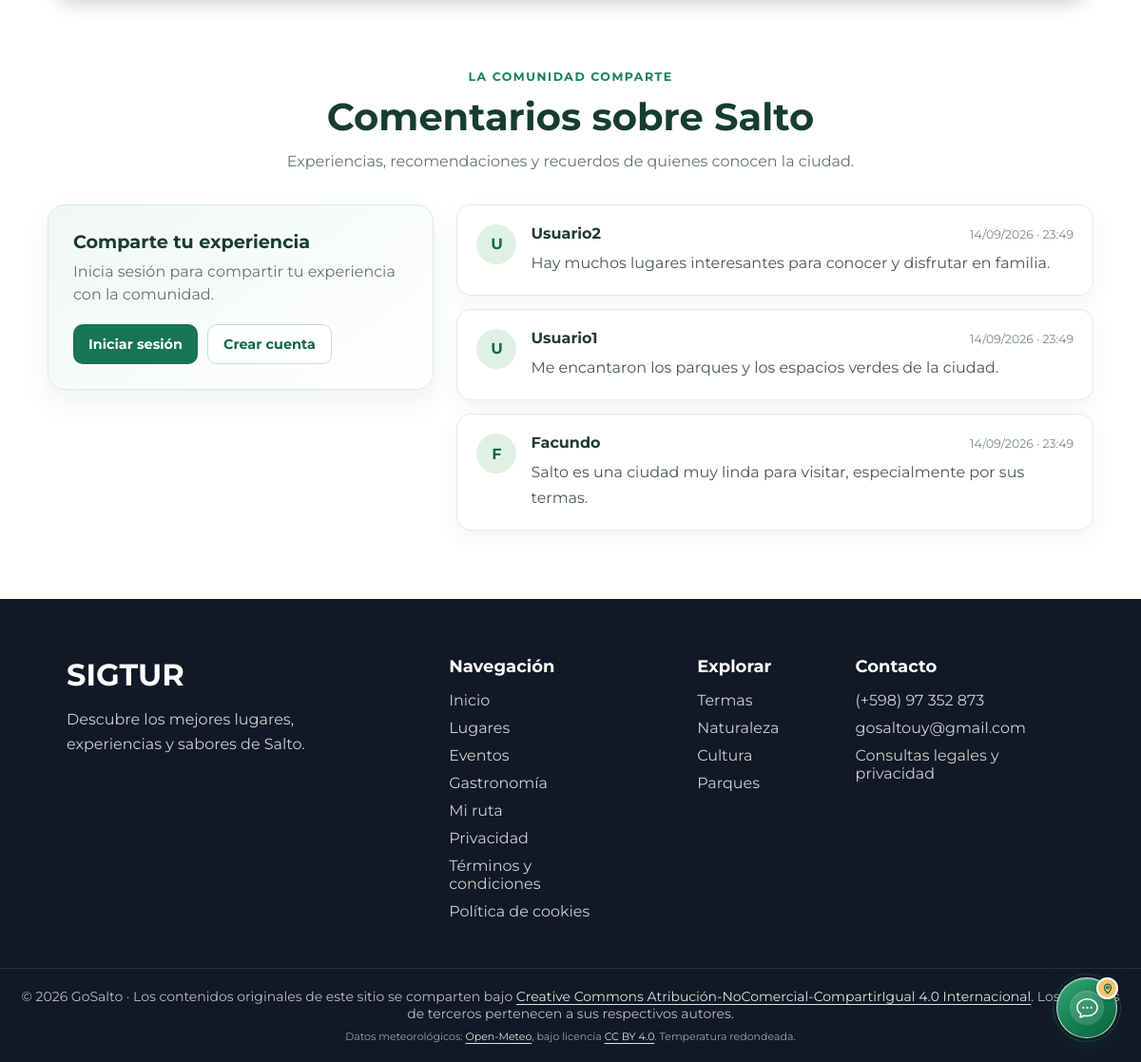
Before: /pages/gastronomia/locales-top.php (lower part) with the older database file.
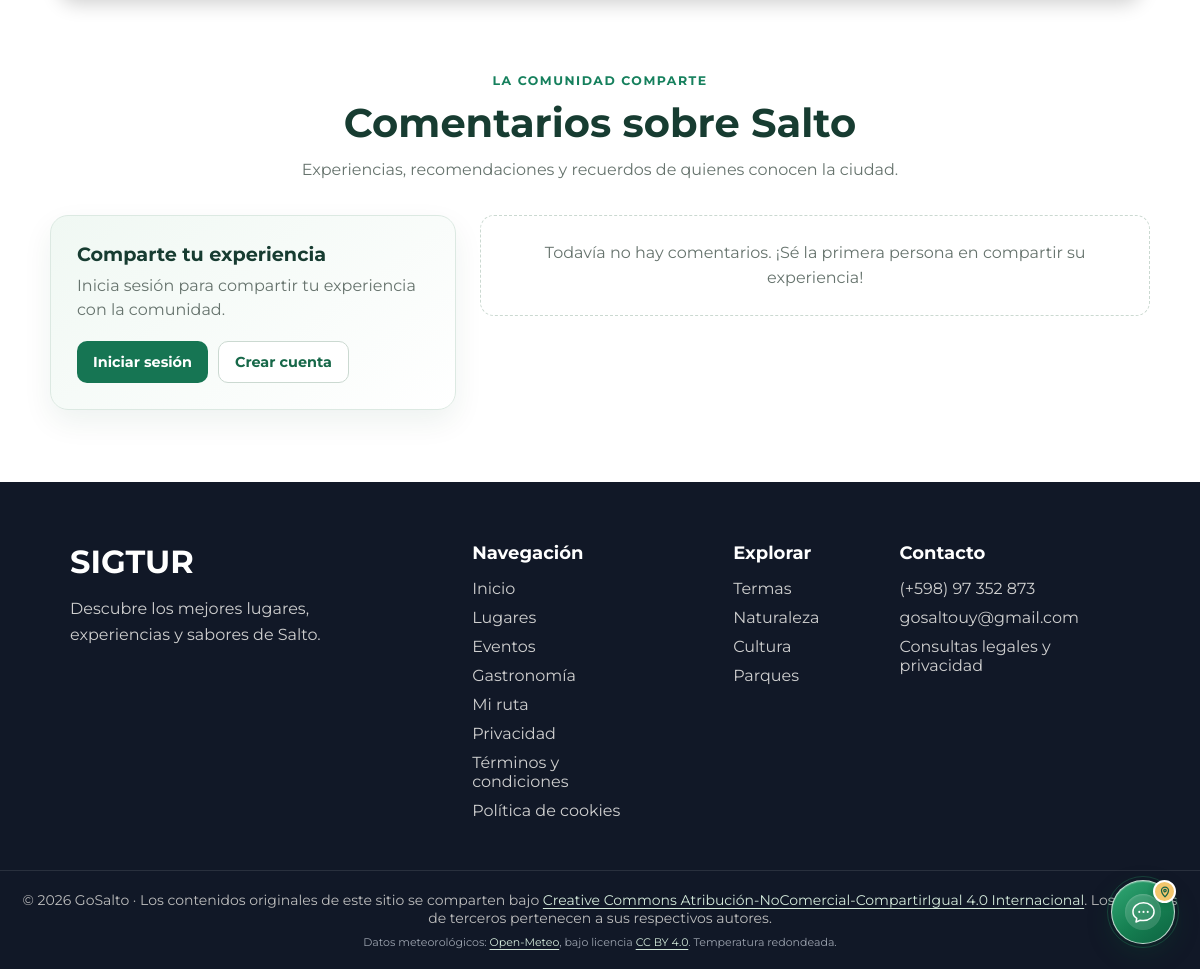
After: the same page with the newer database file.
### tables this page shows
CREATE TABLE `comentario` (
  `ID_COMENTARIO` int(11) NOT NULL,
  `ID_USUARIO` int(11) NOT NULL,
  `COMENTARIO` text NOT NULL,
  `FECHA` datetime DEFAULT current_timestamp()
);

CREATE TABLE `usuario` (
  `ID_USUARIO` int(11) NOT NULL,
  `ID_ROL` int(11) NOT NULL,
  `NOMBRE` varchar(100) NOT NULL,
  `CONTRASENA` varchar(255) NOT NULL,
  `CORREO` varchar(150) NOT NULL
);

### config/config.php (called while the page is built, shortened)
<?php
function url(string $ruta): string
{
    return BASE_URL . $ruta;
}

### includes/comments.php (the view, shortened to what this page needs)
<?php
require_once(__DIR__ . "/../conexion.php");
require_once(__DIR__ . "/../config/config.php");
try {
    $resultadoComentarios = $conexion->query(
        "SELECT COMENTARIO.COMENTARIO, USUARIO.NOMBRE, COMENTARIO.FECHA
         FROM COMENTARIO
         INNER JOIN USUARIO ON COMENTARIO.ID_USUARIO = USUARIO.ID_USUARIO
         ORDER BY COMENTARIO.ID_COMENTARIO DESC"
    );
} catch (mysqli_sql_exception $error) {
    error_log("No se pudieron cargar los comentarios: " . $error->getMessage());
    $resultadoComentarios = false;
}
?>
<section class="comentarios" id="comentarios">
    <header class="comentarios-header">
        <span class="comentarios-etiqueta">La comunidad comparte</span>
        <h2>Comentarios sobre Salto</h2>
        <p>Experiencias, recomendaciones y recuerdos de quienes conocen la ciudad.</p>
    </header>
    <div class="comentarios-contenido">
        <div class="comentario-formulario">
            <h3>Comparte tu experiencia</h3>
            <?php if (isset($_SESSION['id_usuario'])) { ?>
                <p class="comentario-sesion">
                    Publicando como <strong><?= htmlspecialchars($_SESSION['nombre'] ?? 'Usuario', ENT_QUOTES, 'UTF-8') ?></strong>
                </p>
                <form action="<?= htmlspecialchars(url('pages/guardar_comentario.php'), ENT_QUOTES, 'UTF-8') ?>" method="POST">
                    <input type="hidden" name="csrf_token" value="<?= htmlspecialchars($_SESSION['csrf_comentario'], ENT_QUOTES, 'UTF-8') ?>">
                    <input type="hidden" name="return_to" value="<?= htmlspecialchars($_SERVER['REQUEST_URI'] ?? '/', ENT_QUOTES, 'UTF-8') ?>">
                    <label for="texto-comentario">Tu comentario</label>
                    <textarea
                        id="texto-comentario"
                        name="comentario"
                        maxlength="2000"
                        rows="5"
                        placeholder="¿Qué te gustó de Salto? Comparte tu recomendación..."
                        required
                    ></textarea>
                    <div class="comentario-formulario-pie">
                        <small>Hasta 2000 caracteres</small>
                        <button type="submit">Publicar comentario</button>
                    </div>
                </form>
            <?php } else { ?>
                <p>Inicia sesión para compartir tu experiencia con la comunidad.</p>
                <div class="comentario-acceso">
                    <a href="<?= htmlspecialchars(url('pages/login.php'), ENT_QUOTES, 'UTF-8') ?>">Iniciar sesión</a>
                    <a href="<?= htmlspecialchars(url('pages/register.php'), ENT_QUOTES, 'UTF-8') ?>">Crear cuenta</a>
                </div>
            <?php } ?>
        </div>
        <div class="comentarios-lista">
            <?php if ($resultadoComentarios === false) { ?>
                <p class="comentarios-vacio">No se pudieron cargar los comentarios en este momento. Inténtalo de nuevo más tarde.</p>
            <?php } elseif ($resultadoComentarios->num_rows === 0) { ?>
                <p class="comentarios-vacio">Todavía no hay comentarios. ¡Sé la primera persona en compartir su experiencia!</p>
            <?php } else { ?>
                <?php while ($comentario = $resultadoComentarios->fetch_assoc()) { ?>
                    <article class="comentario">
                        <div class="comentario-avatar" aria-hidden="true">
                            <?= htmlspecialchars(mb_strtoupper(mb_substr($comentario['NOMBRE'], 0, 1, 'UTF-8'), 'UTF-8'), ENT_QUOTES, 'UTF-8') ?>
                        </div>
                        <div class="comentario-detalle">
                            <div class="comentario-meta">
                                <h3><?= htmlspecialchars($comentario['NOMBRE'], ENT_QUOTES, 'UTF-8') ?></h3>
                                <time datetime="<?= htmlspecialchars($comentario['FECHA'], ENT_QUOTES, 'UTF-8') ?>">
                                    <?= htmlspecialchars(date('d/m/Y · H:i', strtotime($comentario['FECHA'])), ENT_QUOTES, 'UTF-8') ?>
                                </time>
                            </div>
                            <p><?= nl2br(htmlspecialchars($comentario['COMENTARIO'], ENT_QUOTES, 'UTF-8')) ?></p>
                        </div>
                    </article>
                <?php } ?>
            <?php } ?>
        </div>
    </div>
</section>

### pages/gastronomia/locales-top.php (shortened to what this page needs)
<!DOCTYPE html>
<html lang="es">
<head>
    <link rel="stylesheet" href="../../assets/css/var.css">
    <link rel="stylesheet" href="../../assets/css/styles.css">
    <link rel="stylesheet" href="../../assets/css/componentes.css">
    <link rel="stylesheet" href="../../assets/css/style-secciones.css">
    <link rel="stylesheet" href="../../assets/css/slider.css">
    <link rel="stylesheet" href="../../assets/css/comments.css?v=3">
    <link rel="stylesheet" href="https://cdnjs.cloudflare.com/ajax/libs/font-awesome/6.7.2/css/all.min.css">
    <?php include("../../includes/mapa-head.php"); ?>
</head>
<body>
<main class="main-content pagina-interna">
<?php include("../../includes/navbar.php"); ?>
<?php include("../../includes/mapa-categoria.php"); ?>
<?php include("../../includes/comments.php"); ?>
</main>
<?php include("../../includes/footer.php"); ?>
<?php include("../../includes/chat-widget.php"); ?>
</body>
</html>

### includes/mapa-head.php (shortened to what this page needs)
<link rel="stylesheet" href="https://unpkg.com/leaflet@1.9.4/dist/leaflet.css">
<link rel="stylesheet" href="../../assets/css/mapa-lugares.css?v=1">

### includes/navbar.php (shortened to what this page needs)
<?php
require_once(__DIR__ . "/../config/config.php");
?>
<link rel="stylesheet" href="<?= htmlspecialchars(url('assets/css/accesibilidad.css?v=5'), ENT_QUOTES, 'UTF-8') ?>">
<link rel="stylesheet" href="<?= htmlspecialchars(url('assets/css/busqueda-navbar.css?v=8'), ENT_QUOTES, 'UTF-8') ?>">
<?php include(__DIR__ . "/chat-widget.php"); ?>

### includes/chat-widget.php (shortened to what this page needs)
<?php
if (defined("GOSALTO_CHAT_WIDGET_INCLUDED")) {
    return;
}
require_once(__DIR__ . "/../config/config.php");
?>
<link rel="stylesheet" href="<?= htmlspecialchars(url('assets/css/chatbot.css?v=6'), ENT_QUOTES, 'UTF-8') ?>">
<button type="button" id="boton-chat" aria-label="Abrir asistente de GoSalto" aria-expanded="false" aria-controls="chatbot">
    <span class="chat-launcher-icon" aria-hidden="true">
        <svg viewBox="0 0 32 32" focusable="false">
            <path d="M16 4.5c-7 0-12.5 4.7-12.5 10.6 0 3.2 1.7 6.1 4.5 8l-.9 4.1 5-2.1c1.2.3 2.5.5 3.9.5 7 0 12.5-4.7 12.5-10.5S23 4.5 16 4.5Z"></path>
            <circle cx="11" cy="15.3" r="1.25"></circle>
            <circle cx="16" cy="15.3" r="1.25"></circle>
            <circle cx="21" cy="15.3" r="1.25"></circle>
        </svg>
    </span>
    <span class="chat-launcher-pin" aria-hidden="true">
        <svg viewBox="0 0 20 20" focusable="false">
            <path d="M10 17s5-5.2 5-9a5 5 0 1 0-10 0c0 3.8 5 9 5 9Z"></path>
            <circle cx="10" cy="8" r="1.7"></circle>
        </svg>
    </span>
</button>

### includes/footer.php
<footer id="footer">
    <div class="footer-container">
        <div class="footer-logo">
            <h2>SIGTUR</h2>
            <p>
                Descubre los mejores lugares, experiencias y sabores de Salto.
            </p>
        </div>
        <div class="footer-links">
            <div>
                <h3>Navegación</h3>
                <a href="<?= url('index.php') ?>">Inicio</a>
                <a href="<?= url('index.php#segunda-seccion') ?>">Lugares</a>
                <a href="<?= url('pages/eventos/eventos.php') ?>">Eventos</a>
                <a href="<?= url('pages/gastronomia/locales-top.php') ?>">Gastronomía</a>
                <a href="<?= url('pages/favoritos.php') ?>">Mi ruta</a>
                <a href="<?= url('pages/privacidad.php') ?>">Privacidad</a>
                <a href="<?= url('pages/terminos.php') ?>">Términos y condiciones</a>
                <a href="<?= url('pages/cookies.php') ?>">Política de cookies</a>
            </div>
            <div>
                <h3>Explorar</h3>
                <a href="<?= url('pages/lugares/termas.php') ?>">Termas</a>
                <a href="<?= url('pages/lugares/paisajes.php') ?>">Naturaleza</a>
                <a href="<?= url('pages/lugares/patrimonio.php') ?>">Cultura</a>
                <a href="<?= url('pages/lugares/parques.php') ?>">Parques</a>
            </div>
            <div>
                <h3>Contacto</h3>
                <a href="tel:+59897352873">(+598) 97 352 873</a>
                <a href="mailto:gosaltouy@gmail.com">gosaltouy@gmail.com</a>
                <a href="mailto:itssalto@gmail.com">Consultas legales y privacidad</a>
            </div>
        </div>
    </div>
    <div class="footer-copy">
        <p>© 2026 GoSalto · Los contenidos originales de este sitio se comparten bajo <a href="https://creativecommons.org/licenses/by-nc-sa/4.0/deed.es" target="_blank" rel="license noopener noreferrer">Creative Commons Atribución-NoComercial-CompartirIgual 4.0 Internacional</a>. Los recursos de terceros pertenecen a sus respectivos autores.</p>
        <p class="footer-atribucion-clima">Datos meteorológicos: <a href="https://open-meteo.com/" target="_blank" rel="noopener noreferrer">Open-Meteo</a>, bajo licencia <a href="https://creativecommons.org/licenses/by/4.0/" target="_blank" rel="license noopener noreferrer">CC BY 4.0</a>. Temperatura redondeada.</p>
    </div>
</footer>

### assets/css/var.css (style rules this page uses)
:root { --fuente: 'Montserrat', sans-serif; --color-principal: rgb(255, 255, 255); --color-secundario : #f5f5f5; --color-principal-texto: rgb(0, 0, 0); --color-secundario-texto : #555; --color-redes: #333; --tamaño-principal-h1: 30px; --tamaño-principal-fuente: 15px; }

### assets/css/styles.css (style rules this page uses)
* { margin: 0; padding: 0; box-sizing: border-box; font-family: var(--fuente); }
html, body { width: 100%; min-height: 100%; scroll-behavior: smooth; }
body { display: flex; flex-direction: column; min-height: 100vh; }
main { flex: 1; }
.pagina-interna { padding-top:100px; flex:1; }

### assets/css/componentes.css (style rules this page uses)
#footer { background: #111827; color: white; padding-top: 60px; }
.footer-container { max-width: 1100px; margin: 0 auto; padding: 0 20px 40px; display: flex; justify-content: space-between; gap: 60px; }
.footer-logo h2 { font-size: 32px; margin-bottom: 15px; }
.footer-logo p { color: #cfcfcf; line-height: 1.6; max-width: 350px; }
.footer-links { display: flex; gap: 80px; }
.footer-links h3 { font-size: 18px; margin-bottom: 15px; }
.footer-links a { display: block; color: #cfcfcf; text-decoration: none; margin-bottom: 10px; transition: 0.3s; }
.footer-copy { border-top: 1px solid rgba(255,255,255,0.1); text-align: center; padding: 20px; }
.footer-copy p { color: #bdbdbd; font-size: 14px; }
.footer-copy .footer-atribucion-clima { margin-top: 8px; color: #9ca3af; font-size: 11px; }
.footer-copy a { color: #d4eadb; text-underline-offset: 3px; }

### assets/css/comments.css (style rules this page uses)
.comentarios { width: min(1100px, calc(100% - 40px)); margin: 72px auto; color: #17211d; }
#comentarios.comentarios { width: min(1100px, calc(100% - 40px)); margin: 72px auto; padding: 0; background: transparent; }
.comentarios-header { margin-bottom: 32px; text-align: center; }
.comentarios-etiqueta { display: inline-block; margin-bottom: 10px; color: #16805d; font-size: 0.78rem; font-weight: 700; letter-spacing: 0.12em; text-transform: uppercase; }
.comentarios-header h2 { margin: 0 0 10px; color: #173c31; font-size: clamp(1.8rem, 4vw, 2.5rem); }
.comentarios-header p { margin: 0; color: #66736d; line-height: 1.6; }
.comentarios-contenido { display: grid; grid-template-columns: minmax(260px, 0.85fr) minmax(0, 1.4fr); align-items: start; gap: 24px; }
.comentario-formulario { padding: 26px; border: 1px solid #dce9e2; border-radius: 18px; background: linear-gradient(145deg, #f0f8f3, #ffffff); box-shadow: 0 12px 30px rgba(20, 65, 48, 0.07); }
.comentario-formulario h3 { margin: 0 0 8px; color: #173c31; font-size: 1.2rem; }
.comentario-formulario > p { margin: 0 0 18px; color: #66736d; line-height: 1.55; }
.comentario-formulario button, .comentario-acceso a { display: inline-flex; align-items: center; justify-content: center; min-height: 42px; padding: 10px 16px; border: 0; border-radius: 10px; background: #167553; color: #fff; font: inherit; font-size: 0.9rem; font-weight: 700; text-decoration: none; cursor: pointer; transition: background 160ms ease, transform 160ms ease; }
.comentario-acceso { display: flex; flex-wrap: wrap; gap: 10px; }
.comentario-acceso a + a { border: 1px solid #cbd9d1; background: #fff; color: #176849; }
.comentarios-lista { display: grid; gap: 14px; }
.comentarios-vacio { margin: 0; padding: 24px; border: 1px dashed #cbd9d1; border-radius: 14px; color: #66736d; line-height: 1.6; text-align: center; }
.comentario { display: flex; gap: 15px; padding: 20px; border: 1px solid #e3eae5; border-radius: 15px; background: #fff; box-shadow: 0 8px 22px rgba(24, 52, 39, 0.055); }
.comentario-avatar { display: grid; flex: 0 0 42px; width: 42px; height: 42px; place-items: center; border-radius: 50%; background: #dff1e5; color: #176849; font-weight: 700; }
.comentario-detalle { min-width: 0; flex: 1; }
.comentario-meta { display: flex; flex-wrap: wrap; align-items: baseline; justify-content: space-between; gap: 4px 12px; margin-bottom: 9px; }
.comentario-meta h3 { margin: 0; color: #203c30; font-size: 1rem; }
.comentario-meta time { color: #7b8780; font-size: 0.78rem; }
.comentario-detalle > p { margin: 0; color: #4b5851; line-height: 1.65; overflow-wrap: anywhere; }

Changed rows visible on the page:
removed comentario: ID_USUARIO.NOMBRE "U", ID_USUARIO.NOMBRE "Usuario2", FECHA "14/09/2026 · 23:49", COMENTARIO "Hay muchos lugares interesantes para conocer y disfrutar en familia."
removed comentario: ID_USUARIO.NOMBRE "U", ID_USUARIO.NOMBRE "Usuario1", FECHA "14/09/2026 · 23:49", COMENTARIO "Me encantaron los parques y los espacios verdes de la ciudad."
removed comentario: ID_USUARIO.NOMBRE "F", ID_USUARIO.NOMBRE "Facundo", FECHA "14/09/2026 · 23:49", COMENTARIO "Salto es una ciudad muy linda para visitar, especialmente por sus termas."
Other visible differences:
text now shown: "Todavía no hay comentarios. ¡Sé la primera persona en compartir su experiencia!"
